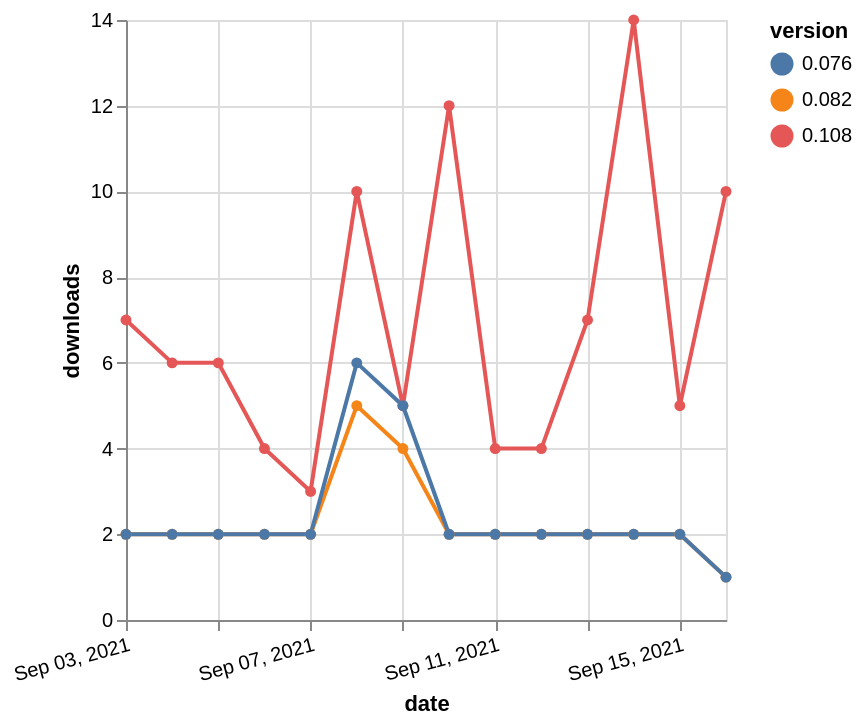

This figure's Vega-Lite source:
### Vega-Lite specification from a JSON file in a GitHub repository (floating-point values rounded to 4 significant figures)
{"$schema": "https://vega.github.io/schema/vega-lite/v5.json", "description": "A simple bar chart with embedded data.", "data": {"values": [{"date": "2021-09-03", "total": 4226, "delta": 2, "version": "0.082"}, {"date": "2021-09-04", "total": 4228, "delta": 2, "version": "0.082"}, {"date": "2021-09-05", "total": 4230, "delta": 2, "version": "0.082"}, {"date": "2021-09-06", "total": 4232, "delta": 2, "version": "0.082"}, {"date": "2021-09-07", "total": 4234, "delta": 2, "version": "0.082"}, {"date": "2021-09-08", "total": 4239, "delta": 5, "version": "0.082"}, {"date": "2021-09-09", "total": 4243, "delta": 4, "version": "0.082"}, {"date": "2021-09-10", "total": 4245, "delta": 2, "version": "0.082"}, {"date": "2021-09-11", "total": 4247, "delta": 2, "version": "0.082"}, {"date": "2021-09-12", "total": 4249, "delta": 2, "version": "0.082"}, {"date": "2021-09-13", "total": 4251, "delta": 2, "version": "0.082"}, {"date": "2021-09-14", "total": 4253, "delta": 2, "version": "0.082"}, {"date": "2021-09-15", "total": 4255, "delta": 2, "version": "0.082"}, {"date": "2021-09-16", "total": 4256, "delta": 1, "version": "0.082"}, {"date": "2021-09-03", "total": 5133, "delta": 7, "version": "0.108"}, {"date": "2021-09-04", "total": 5139, "delta": 6, "version": "0.108"}, {"date": "2021-09-05", "total": 5145, "delta": 6, "version": "0.108"}, {"date": "2021-09-06", "total": 5149, "delta": 4, "version": "0.108"}, {"date": "2021-09-07", "total": 5152, "delta": 3, "version": "0.108"}, {"date": "2021-09-08", "total": 5162, "delta": 10, "version": "0.108"}, {"date": "2021-09-09", "total": 5167, "delta": 5, "version": "0.108"}, {"date": "2021-09-10", "total": 5179, "delta": 12, "version": "0.108"}, {"date": "2021-09-11", "total": 5183, "delta": 4, "version": "0.108"}, {"date": "2021-09-12", "total": 5187, "delta": 4, "version": "0.108"}, {"date": "2021-09-13", "total": 5194, "delta": 7, "version": "0.108"}, {"date": "2021-09-14", "total": 5208, "delta": 14, "version": "0.108"}, {"date": "2021-09-15", "total": 5213, "delta": 5, "version": "0.108"}, {"date": "2021-09-16", "total": 5223, "delta": 10, "version": "0.108"}, {"date": "2021-09-03", "total": 3485, "delta": 2, "version": "0.076"}, {"date": "2021-09-04", "total": 3487, "delta": 2, "version": "0.076"}, {"date": "2021-09-05", "total": 3489, "delta": 2, "version": "0.076"}, {"date": "2021-09-06", "total": 3491, "delta": 2, "version": "0.076"}, {"date": "2021-09-07", "total": 3493, "delta": 2, "version": "0.076"}, {"date": "2021-09-08", "total": 3499, "delta": 6, "version": "0.076"}, {"date": "2021-09-09", "total": 3504, "delta": 5, "version": "0.076"}, {"date": "2021-09-10", "total": 3506, "delta": 2, "version": "0.076"}, {"date": "2021-09-11", "total": 3508, "delta": 2, "version": "0.076"}, {"date": "2021-09-12", "total": 3510, "delta": 2, "version": "0.076"}, {"date": "2021-09-13", "total": 3512, "delta": 2, "version": "0.076"}, {"date": "2021-09-14", "total": 3514, "delta": 2, "version": "0.076"}, {"date": "2021-09-15", "total": 3516, "delta": 2, "version": "0.076"}, {"date": "2021-09-16", "total": 3517, "delta": 1, "version": "0.076"}]}, "width": "container", "mark": {"type": "line", "point": {"filled": true}}, "encoding": {"x": {"field": "date", "type": "temporal", "timeUnit": "yearmonthdate", "title": "date", "axis": {"labelAngle": -15}}, "y": {"field": "delta", "type": "quantitative", "title": "downloads"}, "color": {"field": "version", "type": "nominal"}, "tooltip": {"field": "delta"}}}
